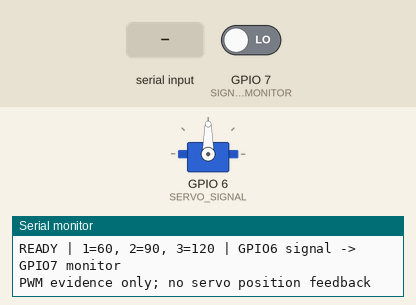
Simulated run of this sketch. Board: ESP32-S3. Parts: servo, the last lines printed to the serial monitor. The inputs (shaded band) are chosen by the test bench; at power-on: GPIO 7 (SIGNAL_MONITOR) LOW.

Above: at 2.2 s.
2.3 s: "1\n" received over Serial
At 3.0 s:
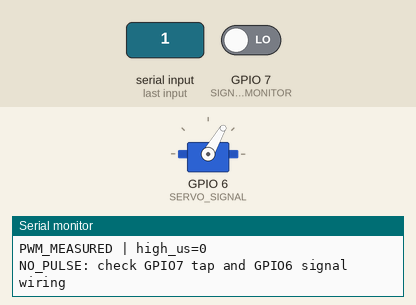
3.8 s: "3\n" received over Serial
At 4.2 s:
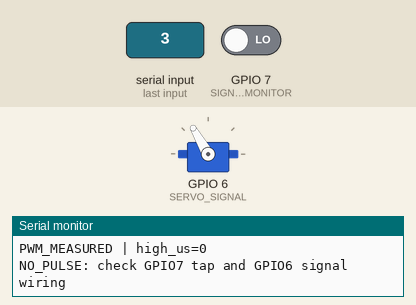
5.3 s: "2\n" received over Serial
At 6.5 s:
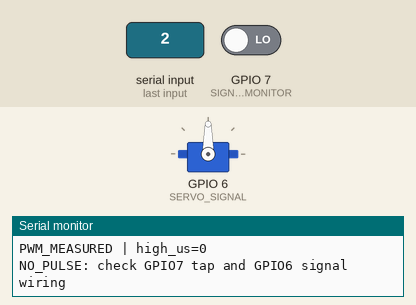
Timing chart, 0 to 8.3 s (numbered marks = the images above; inputs shaded):
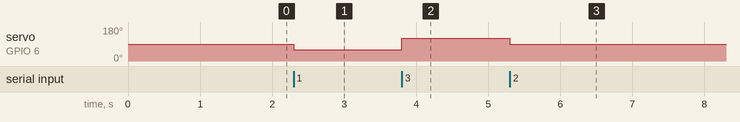

The sketch:

05_servo_signal_check.ino
```cpp
// ESP32-S3 bench test: servo signal GPIO6, pulse monitor GPIO7.
// Tap GPIO7 onto the GPIO6 signal wire at the servo connector.
// GPIO7 must NEVER connect to the servo's 5 V power wire.
// Measures electrical pulses, NOT mechanical position or servo acknowledgement.
#include <ESP32Servo.h>

constexpr int SERVO_SIGNAL = 6;
constexpr int SIGNAL_MONITOR = 7;
Servo testServo;
bool pwmAttached = false;

void setup() {
  Serial.begin(115200);
  delay(1000);
  pinMode(SIGNAL_MONITOR, INPUT_PULLDOWN);
  testServo.setPeriodHertz(50);
  testServo.attach(SERVO_SIGNAL, 1000, 2000);
  pwmAttached = testServo.attached();
  if (!pwmAttached) {
    Serial.println("ERROR: PWM attach failed");
    return;
  }
  testServo.write(90);
  Serial.println("READY | 1=60, 2=90, 3=120 | GPIO6 signal -> GPIO7 monitor");
  Serial.println("PWM evidence only; no servo position feedback");
}

void loop() {
  if (!Serial.available()) return;
  const char command = Serial.read();
  if (command == '\r' || command == '\n') return;
  Serial.print("RX: ");
  Serial.println(command);
  if (!pwmAttached) {
    Serial.println("ERROR: PWM is not attached");
    return;
  }

  int angle;
  if (command == '1') angle = 60;
  else if (command == '2') angle = 90;
  else if (command == '3') angle = 120;
  else {
    Serial.println("Use 1, 2 or 3");
    return;
  }

  testServo.write(angle);
  delay(60);
  const int expectedUs = testServo.readMicroseconds();
  const unsigned long measuredUs = pulseIn(SIGNAL_MONITOR, HIGH, 50000UL);

  Serial.print("PWM_COMMAND | nominal_angle=");
  Serial.print(angle);
  Serial.print(" | expected_us=");
  Serial.println(expectedUs);
  Serial.print("PWM_MEASURED | high_us=");
  Serial.println(measuredUs);

  if (measuredUs == 0) {
    Serial.println("NO_PULSE: check GPIO7 tap and GPIO6 signal wiring");
  } else {
    const long difference = static_cast<long>(measuredUs) - expectedUs;
    if (difference >= -100 && difference <= 100) {
      Serial.println("PULSE_MATCH: signal observed, NOT proof of servo movement");
    } else {
      Serial.println("PULSE_MISMATCH: check wiring/timing; retry measurement");
    }
  }
}
```

Measured:
- after the input at 2.3 s, servo on GPIO 6 (SERVO_SIGNAL): 90° → 60° at once
- after the input at 3.8 s, servo on GPIO 6 (SERVO_SIGNAL): 60° → 120° at once
- after the input at 5.3 s, servo on GPIO 6 (SERVO_SIGNAL): 120° → 90° at once
